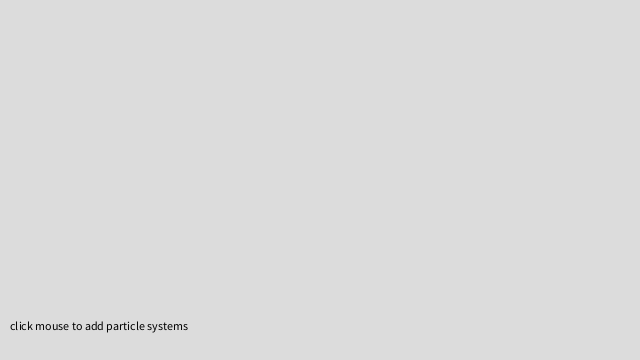
Frame 1 (no input)
Frame 60 (the mouse pressed at the canvas centre just before this capture): identical to frame 1, image omitted
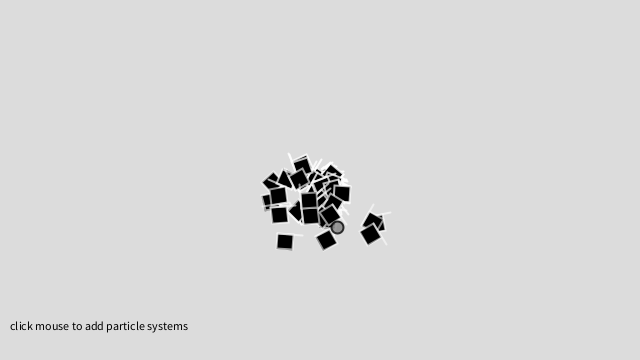
Frame 120 (the mouse held since frame 60 and released just before this capture)

The Processing sketch that drew these frames (run headless with seeded random() and noise(); from frame 60 on, the mouse is pressed at the canvas centre):

// Processing sketch: Particle_System_with_inheritance
// ── Particle_System_with_inheritance.pde
ParticleSystem ps;
ArrayList<ParticleSystem> systems;

void setup() {
  size(640, 360);
  systems = new ArrayList<ParticleSystem>();
}

void draw() {
  background(220);
  for (ParticleSystem ps : systems) {
    ps.run();
    ps.addParticle();
  }
  fill(0);
  text("click mouse to add particle systems", 10, height-30);
}

void mousePressed() {
  systems.add(new ParticleSystem(1, new PVector(mouseX, mouseY)));
}

// ── particle.pde
class Particle {
  PVector position;
  PVector velocity;
  PVector acceleration;
  float lifespan;

  Particle(PVector l) {
    acceleration = new PVector(0, 0.05);
    velocity = new PVector(random(-1, 1), random(-1, 0));
    position = l.get();
    lifespan = 255.0;
  }

  void run() {
    update();
    display();
  }

  void update() {
    velocity.add(acceleration);
    position.add(velocity);
    lifespan -= 2.0;
  }

  void display() {
    stroke(0, 200);
    strokeWeight(2);
    fill(127, 200);
    ellipse(position.x, position.y, 12, 12);
  }

  boolean isDead() {
    if (lifespan < 0.0) {
      return true;
    } else {
      return false;
    }
  }
}

// ── particleSystem.pde
class ParticleSystem {
  ArrayList<Particle> particles;
  PVector origin;

  ParticleSystem(int num, PVector v) {
    particles = new ArrayList<Particle>();
    origin = v.get();
    for (int i = 0; i < num; i++) {
      particles.add(new Particle(origin));
    }
  }

  void addParticle() {
    particles.add(new SquareParticle(origin));
  }

  void run() {
    for (int i = particles.size()-1; i >= 0; i--) {
      Particle p = particles.get(i);
      p.run();
      if (p.isDead()) {
        particles.remove(i);
      }
    }
  }
}

// ── squareParticle.pde
class SquareParticle extends Particle {
  float theta;

  SquareParticle(PVector l) {
    super(l);
    theta = 0.0;
  }
  
  void update(){
    super.update();
    float theta_vel = (velocity.x * velocity.mag()) / 10.0f;
    theta += theta_vel;
  }

  void display() {
    // Render the ellipse just like in a regular particle
    // Then add a rotating line
    pushMatrix();
    translate(position.x, position.y);
    rotate(theta);
    stroke(255, lifespan);
    rect(0, 0, 16, 16);
    line(0, 0, 25, 0);
    popMatrix();
  }
}
